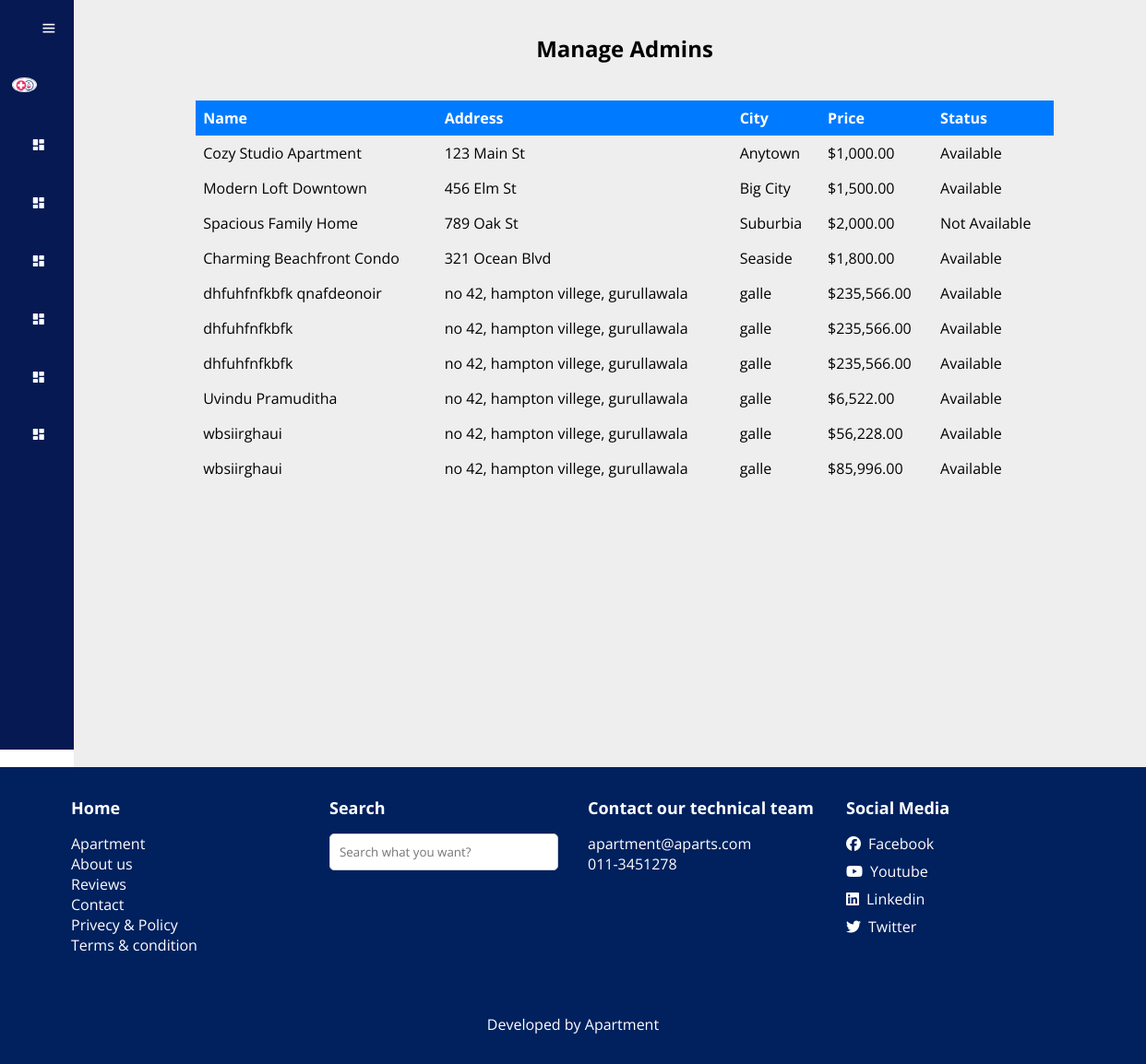
Page /apartment_view.php (signed in) on the committed database.
### tables this page shows
CREATE TABLE `apartment` (
  `id` int(11) NOT NULL,
  `userid` int(11) NOT NULL,
  `name` varchar(100) NOT NULL,
  `address` varchar(255) NOT NULL,
  `city` varchar(100) NOT NULL,
  `price` decimal(10,2) NOT NULL,
  `available` tinyint(1) NOT NULL DEFAULT 1,
  `image` varchar(255) NOT NULL,
  `description` text NOT NULL
);

### apartment_view.php (the view, shortened to what this page needs)
<!DOCTYPE html>
<html lang="en">
<head>
</head>
<body>
    <?php
    include 'sideBarAd.php'; ?>
    <div class="main-content">
        <h2 style="text-align: center; margin: 20px auto;">Manage Admins</h2>
        <div class="container">
    <?php
    include 'connect.php';
    $sql = "SELECT * FROM apartment";
    $result = $connect->query($sql);
if ($result->num_rows > 0) {
    echo '<table>';
    echo '<tr><th>Name</th><th>Address</th><th>City</th><th>Price</th><th>Status</th></tr>';
    while ($row = $result->fetch_assoc()) {
        echo '<tr>';
        echo '<td>' . $row["name"] . '</td>';
        echo '<td>' . $row["address"] . '</td>';
        echo '<td>' . $row["city"] . '</td>';
        echo '<td>$' . number_format($row["price"], 2) . '</td>';
        echo '<td>' . ($row["available"] ? 'Available' : 'Not Available') . '</td>';
        echo '</tr>';
    }
    echo '</table>';
} else {
    echo "No apartments found.";
}
    ?>
</div>
</div>
</body>
<?php
include 'footer.php';?>
</html>

### sideBarAd.php (shortened to what this page needs)
<!DOCTYPE html>
<html>
<head>
    <link href='https://unpkg.com/boxicons@2.1.4/css/boxicons.min.css' rel='stylesheet'>
    <link rel="stylesheet" type="text/css" href="style.css">
</head>
<body>
    <div class="sidebar">
        <div class="top">
            <i class='bx bx-menu' id="sidebar-btn"></i>
        </div>
        <div class="user">
            <?php
			include 'connect.php';
			$id = $_SESSION['a']['a_id'];
			$query = "SELECT * FROM `admin` WHERE a_id = '$id'";
			$rs = mysqli_query($connect, $query);
			$data = $rs->fetch_assoc();
			?>
            <div>
                <?php
				if (empty($data["a_image"])) {
					?>
                <img src="#" id="viewImg" class="user-img">
                <?php
				} else {
					?>
                <img src="img/<?php echo ($data["a_image"]); ?>" id="viewImg" class="user-img">
                <?php
				}
				?>
            </div>
            <div>
            </div>
        </div>
        <ul>
            <li>
                <a href="manage_admin.php">
                    <i class='bx bxs-dashboard'></i>
                </a>
            </li>
            <li>
                <a href="add_admin.php">
                    <i class='bx bxs-dashboard'></i>
                </a>
            </li>
            <li>
                <a href="apartment_view.php">
                    <i class='bx bxs-dashboard'></i>
                </a>
            </li>
            <li>
                <a href="user_manage.php">
                    <i class='bx bxs-dashboard'></i>
                </a>
            </li>
            <li>
                <a href="manage_review.php">
                    <i class='bx bxs-dashboard'></i>
                </a>
            </li>
            <li>
                <a href="manage_complaint.php">
                    <i class='bx bxs-dashboard'></i>
                </a>
            </li>
        </ul>
    </div>
</body>
</html>

### footer.php (shortened to what this page needs)
<!DOCTYPE html>
<html>
<head>
	<link rel="stylesheet" type="text/css" href="style.css">
</head>
<body>
	<footer class="footer">
	    <div class="footer-container">
	        <div class="footer-column">
	            <h3 class="footer-heading">Home</h3>
	            <ul class="footer-list">
	                <li><a href="#" class="footer-link">Apartment</a></li>
	                <li><a href="#" class="footer-link">About us</a></li>
	                <li><a href="#" class="footer-link">Reviews</a></li>
	                <li><a href="#" class="footer-link">Contact</a></li>
	                <li><a href="#" class="footer-link">Privecy & Policy</a></li>
	                <li><a href="#" class="footer-link">Terms & condition</a></li>
	            </ul>
	        </div>
	        <div class="footer-column">
	            <h3 class="footer-heading">Search</h3>
	            <input type="text" placeholder="Search what you want?" class="footer-input">
	        </div>
	        <div class="footer-column">
	            <h3 class="footer-heading">Contact our technical team</h3>
	            <p>apartment@aparts.com</p>
	            <p>011-3451278</p>
	        </div>
	        <div class="footer-column">
	        	<h3 class="footer-heading">Social Media</h3>
	            <div class="social-icons">
	                <a href="#" class="footer-link"><i class="fa-brands fa-facebook"></i> Facebook</a>
	                <a href="#" class="footer-link"><i class="fa-brands fa-youtube"></i> Youtube</a>
	                <a href="#" class="footer-link"><i class="fa-brands fa-linkedin"></i> Linkedin</a>
	                <a href="#" class="footer-link"><i class="fa-brands fa-twitter"></i> Twitter</a>
	            </div>
	        </div>
	    </div>
	    <div class="text-center">
	        <p>Developed by Apartment</p>
	    </div>
	</footer>
</body>
</html>

### style.css (style rules this page uses)
.user-img { width: 25px; border-radius: 100%; border: 1px solid #eee; }
.sidebar { position: absolute; top: 0; left: 0; height: 100vh; width: 80px; background-color: #071952; padding: 0.4rem 0.8rem; transition: all 0.5s ease; }
.sidebar #sidebar-btn { position: absolute; color: #fff; top: .4rem; left: 50%; font-size: 1.2rem; line-height: 50px; transform: translateX(-50%); cursor: pointer; }
.user { display: flex; align-items: center; margin: 1rem 0; }
.sidebar ul li { position: relative; list-style-type: none; height: 50px; width: 90%; margin: 0.8rem auto; line-height: 50px; }
.sidebar ul li a { color: #fff; display: flex; align-items: center; text-decoration: none; border-radius: 0.8rem; }
.sidebar ul li a i { min-width: 50px; text-align: center; height: 50px; border-radius: 12px; line-height: 50px; }
.main-content { position: relative; background-color: #eee; min-height: 100vh; top: 0; left: 80px; transition: all 0.5s ease; width: calc(100% - 80px); padding: 1rem; }
.footer { background-color: #00215E; padding: 2rem 0; color: white; }
.footer-container { max-width: 1120px; margin: 0 auto; display: flex; flex-wrap: wrap; justify-content: center; }
.footer-column { flex: 1 1 calc(25% - 2rem); margin: 0 1rem; margin-bottom: 2rem; }
.footer-heading { font-size: 1.125rem; margin-bottom: 1rem; }
.footer-list { list-style: none; padding: 0; }
.footer-link { color: white; text-decoration: none; }
.footer-input { width: 100%; padding: 0.5rem; border: 1px solid #d1d5db; border-radius: 0.375rem; }
.text-center { text-align: center; margin-top: 2rem; }
.social-icons { display: flex; flex-direction: column; }
.social-icons a { margin-bottom: 0.5rem; color: white; text-decoration: none; display: flex; align-items: center; }
.social-icons a i { margin-right: 0.5rem; }

### apartment_view.php (style rules this page uses)
* { padding: 0; margin: 0; font-family: "Open Sans", sans-serif; }
.container { display: flex; justify-content: center; }
table { width: 80%; border-collapse: collapse; margin-top: 20px; }
th, td { padding: 8px; text-align: left; }
th { background-color: #007bff; color: white; }
input[type="text"], input[type="password"], input[type="submit"] { width: 100%; padding: 10px; margin-bottom: 10px; border: 1px solid #ccc; border-radius: 5px; box-sizing: border-box; }

### rows in the picture
apartment: name "Cozy Studio Apartment", address "123 Main St", city "Anytown", price "1,000.00", available "Available"
apartment: name "Modern Loft Downtown", address "456 Elm St", city "Big City", price "1,500.00", available "Available"
apartment: name "Spacious Family Home", address "789 Oak St", city "Suburbia", price "2,000.00", available "Not Available"
apartment: name "Charming Beachfront Condo", address "321 Ocean Blvd", city "Seaside", price "1,800.00", available "Available"
apartment: name "dhfuhfnfkbfk qnafdeonoir", address "no 42, hampton villege, gurullawala", city "galle", price "235,566.00", available "Available"
apartment: name "dhfuhfnfkbfk", address "no 42, hampton villege, gurullawala", city "galle", price "235,566.00", available "Available"
apartment: name "dhfuhfnfkbfk", address "no 42, hampton villege, gurullawala", city "galle", price "235,566.00", available "Available"
apartment: name "Uvindu Pramuditha", address "no 42, hampton villege, gurullawala", city "galle", price "6,522.00", available "Available"
apartment: name "wbsiirghaui", address "no 42, hampton villege, gurullawala", city "galle", price "56,228.00", available "Available"
apartment: name "wbsiirghaui", address "no 42, hampton villege, gurullawala", city "galle", price "85,996.00", available "Available"
